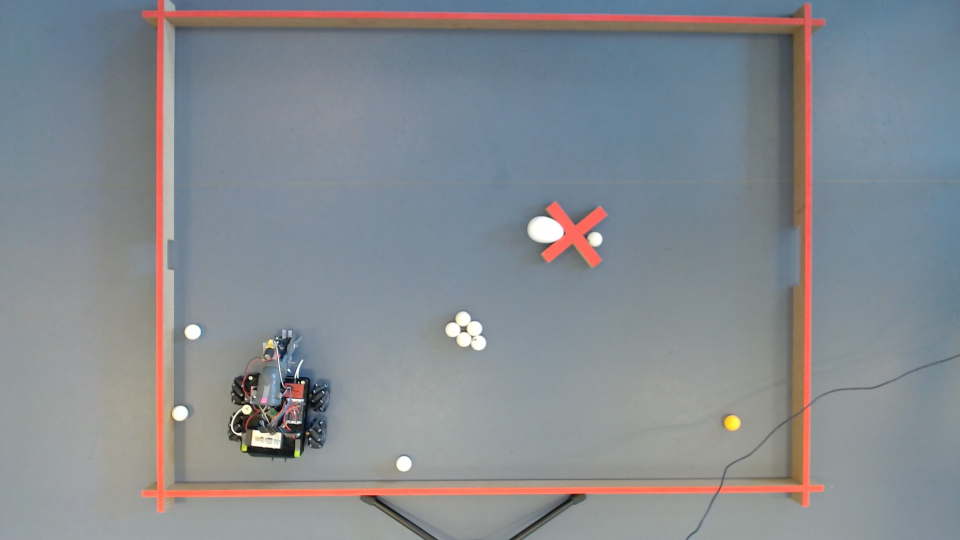
#> input picture ppArena/newcar/WIN_20240610_14_26_12_Pro.jpg, 1920 x 1080 px (shown at 1/2 size)
$ python -i utils.py   (imports and definitions only)
#> lines starting #> are read from the running program, lines starting #| are printed output that depends on the picture; after the words box and inside, x2 and y2 are one past the last pixel; in counts of white or black regions, pixels touching at a corner belong together
#> further down, picture is the input picture: shape (1080, 1920, 3); mean B, G, R 144.3, 138.7, 133.8
### ppArena/utils_balls.py
from calendar import c
import math
import os
from re import I
from secrets import randbelow
from tabnanny import verbose
from turtle import up
import cv2
from cv2 import GaussianBlur
import numpy as np
# from config import *
import random
import imutils
from imutils import paths
import argparse
from skimage import exposure
import json
# from utils import *
#from arena import perspectiveTransDyn


# [100 lines left out: functions circle_detection, save_balls, not called in this run]


def saveOrange_balls(balls, filename="orangeballs.json"):
    # balls = [(int(circle['center'][0]), int(circle['center'][1])) for circle in circles]
    with open(filename, 'w') as file:
        json.dump(balls, file, indent=4)

def saveWhite_balls(balls, filename="whiteballs.json"):
    # balls = [(int(circle['center'][0]), int(circle['center'][1])) for circle in circles]
    with open(filename, 'w') as file:
        json.dump(balls, file, indent=4)

def load_balls(filename="balls.json"):
    with open(filename, 'r') as file:
        balls = json.load(file)
    # Convert the list of lists back to a list of tuples
    return [tuple(center) for center in balls]

# [4 lines left out: function print_balls, not called in this run]

def save_Egg(egg, filename="egg.json"):
    with open(filename, 'w') as file:
        json.dump(egg, file, indent=4)


# Function to check if a point is within any detected orange region
def check_point_in_orange_region(contours):
    # print_balls("balls.json")

    # #To store balls in separate arrays
    # white_balls = []
    # orange_balls = []

    # Check each ball coordinate
    balls = load_balls("balls.json")
    for px, py in balls:
        point_in_orange_region = False
        for contour in contours:
            # Check if the point (px, py) is inside this contour
            dist = cv2.pointPolygonTest(contour, (px, py), False)
            if dist >= 0:
                # print(f"dist in pointPolygonTest is: {dist}.\n The point is ({px}, {py}). IN IF")
                point_in_orange_region = True
                break  # Exit the loop if the point is found in any contour
        # print(f"dist in pointPolygonTest is: {dist}.\n The point is ({px}, {py}). NOT IN IF")
        # print(f"dist {dist}")
    #     # if point_in_orange_region:
    #     #     print(f"The point ({px}, {py}) is within an orange region.")
    #     #     orange_balls.append((px, py))
    #     # else:
    #     #     print(f"The point ({px}, {py}) is not within any orange region.")
    #     #     white_balls.append((px, py))

    # saveOrange_balls(orange_balls)
    # saveWhite_balls(white_balls)

def egg_draw(image, x, y, w, h, area):
    # Load the ball coordinates
    balls = load_balls("balls.json")

    # Check if any ball coordinates are within the given area
    if is_ball_in_area(balls, x, y, w, h):
        return image  # Skip drawing the ellipse if a ball is found in the area

    # Calculate center coordinates
    center_coordinates = (x + w//2, y + h//2)

    # Define axes length
    axesLength = (w//2, h//2)

    # Ellipse parameters
    angle = 0
    startAngle = 0
    endAngle = 360

    # Draw the ellipse on the image
    image = cv2.ellipse(image, center_coordinates, axesLength,
                        angle, startAngle, endAngle, (0, 255, 0), 3)
    print(f"center_coordinates{center_coordinates}, axesLength{axesLength}, angle{angle}, startAngle{startAngle}, endAngle{endAngle}  ")
    # Create the dictionary
    egg = {
    "center_coordinates": center_coordinates,
    "axesLength": axesLength,
    "angle": angle,
    "startAngle": startAngle,
    "endAngle": endAngle
    }
    save_Egg(egg)

    # Put text 'Egg' near the detected egg
    cv2.putText(image, 'Egg', (center_coordinates[0] - 10, center_coordinates[1] - 10),
                cv2.FONT_HERSHEY_SIMPLEX, 0.5, (0, 255, 0), 1, cv2.LINE_AA)

    return image

def is_ball_in_area(balls, x, y, w, h):
    for (bx, by) in balls:
        if x <= bx <= x + w and y <= by <= y + h:
            return True
    return False

### ppArena/utils.py

from calendar import c
import math
import os
from re import I
from secrets import randbelow
from tabnanny import verbose
from turtle import up
import cv2
from cv2 import GaussianBlur
import numpy as np
# from config import *
import random
import imutils
from imutils import paths
import argparse
from skimage import exposure
import json
from utils_balls import *
#from arena import perspectiveTransDyn


# [277 lines left out: functions calibrateColors, calibrateColors2, getImage, square_draw, line_draw, not called in this run]


# def line_drawForPat(image, x, y, w, h, area):
#     # Green color in BGR
#     color = (0, 255, 0)

#     # Line thickness of 9 px
#     thickness = 9
#     newx_start=x+(w//2)
#     newy_start=y+(h//2)

#     start_point = (newx_start, newy_start)
#     # represents the top right corner of image
#     end_point = (newx_start+50, newy_start-175)
#     # Draw a diagonal green line with thickness of 9 px
#     image = cv2.line(image, start_point, end_point, color, thickness)


#     return image


# def car_draw(image, x, y, w, h, area):
#     # Start coordinate, here (x, y), represents the top left corner of rectangle
#     start_point = (x, y)

#     # End coordinate, here (x+w, y+h), represents the bottom right corner of rectangle
#     end_point = (x+w, y+h)

#     # Green color in BGR
#     color = (0, 255, 0)  # Using a standard green color; modify as needed

#     # Line thickness of 2 px
#     thickness = 2

#     # Using cv2.rectangle() method to draw a rectangle around the car
#     image = cv2.rectangle(image, start_point, end_point, color, thickness)

#     # Optionally, add text label if needed
#     cv2.putText(image, 'Car', (x, y - 10), cv2.FONT_HERSHEY_SIMPLEX, 0.5, color, thickness)

#     return image


#ORIGINAL
# def egg_draw(image, x, y, w, h, area):
#     #https://www.geeksforgeeks.org/python-opencv-cv2-ellipse-method/
#     # Calculate center coordinates
#     center_coordinates = (x + w//2, y + h//2)

#     # Define axes length
#     axesLength = (w//2, h//2)


#     # Ellipse parameters
#     angle = 0
#     startAngle = 0
#     endAngle = 360

#     # Draw the ellipse on the image
#     image = cv2.ellipse(image, center_coordinates, axesLength,
#                         angle, startAngle, endAngle, (0, 255, 0), 3)

#     # Put text 'Egg' near the detected egg
#     cv2.putText(image, 'Egg', (center_coordinates[0] - 10, center_coordinates[1] - 10),
#                 cv2.FONT_HERSHEY_SIMPLEX, 0.5, (0, 255, 0), 1, cv2.LINE_AA)
#     return image

# def egg_draw(image, x, y, w, h, area):
#     # Load the ball coordinates
#     balls = load_balls(filename)

#     # Check if any ball coordinates are within the given area
#     if is_ball_in_area(balls, x, y, w, h):
#         return image  # Skip drawing the ellipse if a ball is found in the area

#     # Calculate center coordinates
#     center_coordinates = (x + w//2, y + h//2)

#     # Define axes length
#     axesLength = (w//2, h//2)

#     # Ellipse parameters
#     angle = 0
#     startAngle = 0
#     endAngle = 360

#     # Draw the ellipse on the image
#     image = cv2.ellipse(image, center_coordinates, axesLength,
#                         angle, startAngle, endAngle, (0, 255, 0), 3)

#     # Put text 'Egg' near the detected egg
#     cv2.putText(image, 'Egg', (center_coordinates[0] - 10, center_coordinates[1] - 10),
#                 cv2.FONT_HERSHEY_SIMPLEX, 0.5, (0, 255, 0), 1, cv2.LINE_AA)

#     return image

# def is_ball_in_area(balls, x, y, w, h):
#     for (bx, by) in balls:
#         if x <= bx <= x + w and y <= by <= y + h:
#             return True
#     return False


# ##Maybe "parse" the egg up in two circles. a small and a big one THIS IS NOT IN USE
# def egg_detection(image):
#     # Convert to grayscale
#     gray = cv2.cvtColor(image, cv2.COLOR_BGR2GRAY)
#     # Apply a blur
#     """
#     *Parameter one, gray, is the source image converted to grayscale.
#     Making the algorithms that operate on the image computationally less intensive.
#     **Parameter two and three is the kernel size. Which determines the width and height of the Gaussian filter.
#     A kernel size of (9, 9) means that the filter window is 9 pixels by 9 pixels.
#     The larger the kernel, the stronger the blur effect.

#     ***The standard deviation in the X and Y directions; when set to 0, it is calculated from the kernel size.
#     A higher value for standard deviation means more blur.
#     """
#     gray_blurred = cv2.GaussianBlur(gray, (9, 9), 0)


#     # Perform Hough Circle Transform (Detect circles)
#     """
#     *cv2.HOUGH_GRADIENT, this method is the only one available for circle detection in OpenCV and uses the gradient information of the image.

#     **dp=1 means the accumulator has the same resolution as the input image.
#     If dp is greater, the accumulator resolution is reduced, and vice versa.

#     ***minDist=40: The minimum distance between the centers of detected circles.

#     ****param1=50: The higher threshold of the two passed to the Canny edge detector (the lower one is half of this). It's used in the edge detection stage.
#     *****param2=30: The accumulator threshold for the circle centers at the detection stage.
#     The smaller it is, the more false circles may be detected. Circles with an accumulator value above this threshold are returned.
#     ******minRadius=1 and maxRadius=40: The minimum and maximum radius of the circles to be detected.
#     """
#     circles = cv2.HoughCircles(gray_blurred, cv2.HOUGH_GRADIENT, dp=1, minDist=40,
#                                param1=50, param2=30, minRadius=25, maxRadius=30)
#   ##
#      # Filter out the circles that correspond to the egg
#     if circles is not None:
#         circles = np.uint16(np.around(circles))
#         for i in circles[0, :]:
#             x, y, r = i[0], i[1], i[2]  # x, y center and radius of circle

#             # Draw the outer circle
#             cv2.circle(image, (x, y), r, (0, 255, 0), 2)
#             print(f"The center of the circle is at (x={x}, y={y}) and radius is r={r}") #eggs radius is 27
#             ##y axis from 225 to 257
#             # Draw the center of the circle
#             cv2.circle(image, (x, y), 2, (0, 0, 0), 2)
#             ####Detection of egg is not properly configured when is laying in different angles...
#             center_coordinates = (x,y+10)
#             axesLength = (30,45)
#             # axesLength = (34,58)
#             angle = 0
#             startAngle = 0
#             endAngle = 360

#             image = cv2.ellipse(image, center_coordinates, axesLength,
#             angle, startAngle, endAngle, (0, 255, 0), 3)

#             # Put text 'Egg' near the detected egg
#             cv2.putText(image, 'Egg', (x - r, y - r),
#                         cv2.FONT_HERSHEY_SIMPLEX, 0.5, (0, 255, 0), 1, cv2.LINE_AA)
#     # Display the result
#     # cv2.imshow('Detected eggs', image)

#     # return image


#TRUE
def detect_ball_colors(image):
    #https://www.geeksforgeeks.org/multiple-color-detection-in-real-time-using-python-opencv/
    #https://colorpicker.me/#ffffff
    # https://colorizer.org/
  # Capturing video through webcam
 #  webcam = cv2.VideoCapture(0)

 # Start a while loop
 #while(1):

    # Reading the video from the
    # webcam in image frames
    # _, imageFrame = webcam.read()

    # Convert the imageFrame in
    # BGR(RGB color space) to
    # HSV(hue-saturation-value)
    # color space
    hsvFrame = cv2.cvtColor(image, cv2.COLOR_BGR2HSV)
#> hsvFrame: shape (1080, 1920, 3); mean H, S, V 86.5, 41.2, 151.8

    # Set range for red color and
    # define mask
    red_lower = np.array([0, 113, 180], np.uint8) #HSV   0, 113, 180 # 6, 128, 244
    red_upper = np.array([9, 255, 255], np.uint8) #HSV  9, 255, 255 # 10, 163, 255
    red_mask = cv2.inRange(hsvFrame, red_lower, red_upper)
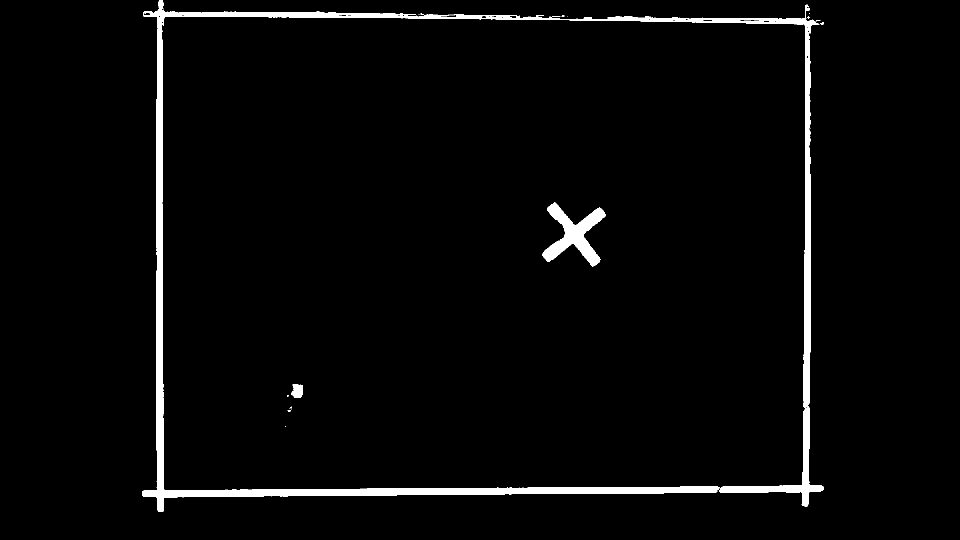
#> red_mask: shape (1080, 1920) (shown at 1/2 size); 2.9% white; 29 white regions (23 under 20 px), largest, box (x1, y1, x2, y2) and area: (284, 0, 1647, 1024) 52129, (1085, 405, 1212, 533) 6295, (583, 769, 606, 796) 492, (1104, 32, 1121, 34) 29, (1641, 45, 1648, 50) 25, (1072, 30, 1088, 33) 23

    orange_lower = np.array([11, 121, 215], np.uint8) #HSV
    orange_upper = np.array([65, 230, 255], np.uint8) #HSV 65, 211, 255
    orange_mask = cv2.inRange(hsvFrame, orange_lower, orange_upper)
#> orange_mask: shape (1080, 1920); 0.04% white; 4 white regions, box (x1, y1, x2, y2) and area: (1450, 832, 1479, 861) 665, (590, 903, 599, 913) 76, (485, 894, 492, 901) 39, (537, 687, 544, 694) 32

    """
    Attempt on the picture ending with 59, with both higher and lower values at the same time
    BEST SO FAR
    """
    #ORIGINAL
    white_lower = np.array([ 0, 0, 209], np.uint8) #HSV 6, 0, 191
    white_upper = np.array([100, 75, 255], np.uint8) #HSV 179, 42, 255
    white_mask = cv2.inRange(hsvFrame, white_lower, white_upper)
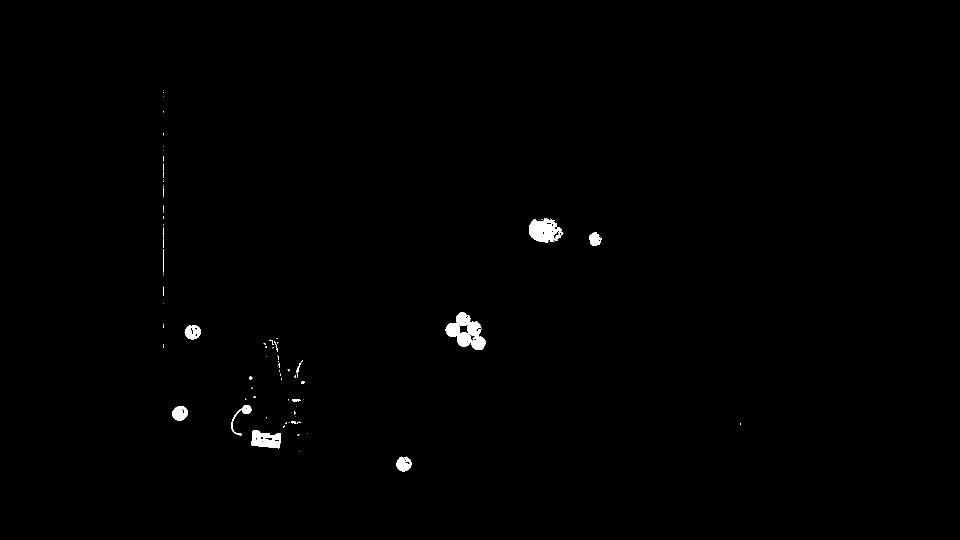
#> white_mask: shape (1080, 1920) (shown at 1/2 size); 0.51% white; 93 white regions (75 under 20 px), largest, box (x1, y1, x2, y2) and area: (891, 624, 972, 700) 3121, (1058, 436, 1127, 485) 2258, (503, 860, 562, 897) 1477

    """
    Attempt on the picture ending with 46
    """
    blue_lower = np.array([95, 66, 141], np.uint8) #HSV
    blue_upper = np.array([113, 150, 205], np.uint8) #HSV
    blue_mask = cv2.inRange(hsvFrame, blue_lower, blue_upper)
#> blue_mask: shape (1080, 1920); 11.1% white; 284 white regions (219 under 20 px), largest, box (x1, y1, x2, y2) and area: (936, 80, 1478, 362) 100769, (611, 0, 1920, 358) 79049, (0, 0, 299, 176) 25293

    # Set range for pink color and
    # define mask
    pink_lower = np.array([154,  62,  80], np.uint8) #HSV
    pink_upper = np.array([169, 105, 255], np.uint8) #HSV
    pink_mask = cv2.inRange(hsvFrame, pink_lower, pink_upper)
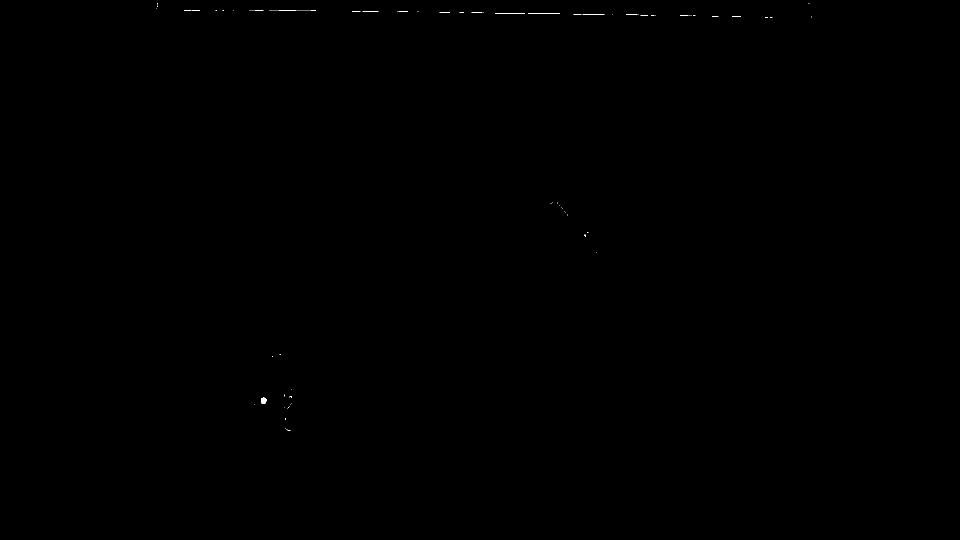
#> pink_mask: shape (1080, 1920) (shown at 1/2 size); 0.04% white in thin lines or dots, all inside (x1, y1, x2, y2) = (313, 6, 1623, 862)

    # Set range for green color and
    # define mask
    green_lower = np.array([72, 130, 187], np.uint8) #HSV   51,  87, 182
    green_upper = np.array([129, 241, 255], np.uint8) #HSV   89, 255 , 255
    green_mask = cv2.inRange(hsvFrame, green_lower, green_upper)
#> green_mask: shape (1080, 1920); every value is 0


    yellow_lower = np.array([20, 131, 199], np.uint8) #HSV  28,  82, 247   # 20,  40, 247 # 20, 131, 199
    yellow_upper = np.array([ 50, 202, 255], np.uint8) #HSV 46, 172, 255   #  27, 202, 255
    yellow_mask = cv2.inRange(hsvFrame, yellow_lower, yellow_upper)
#> yellow_mask: shape (1080, 1920); 0.03% white; 5 white regions (2 under 20 px), largest, box (x1, y1, x2, y2) and area: (1449, 832, 1478, 860) 444, (590, 903, 598, 913) 69, (484, 891, 493, 902) 62

    orange_detected = []
    # point_in_orange_region = False
    #px, py = 1302, 166


    ###########################################################

    # Morphological Transform, Dilation
    # for each color and bitwise_and operator
    # between imageFrame and mask determines
    # to detect only that particular color
    kernel = np.ones((5, 5), "uint8")

    # For red color
    red_mask = cv2.dilate(red_mask, kernel)
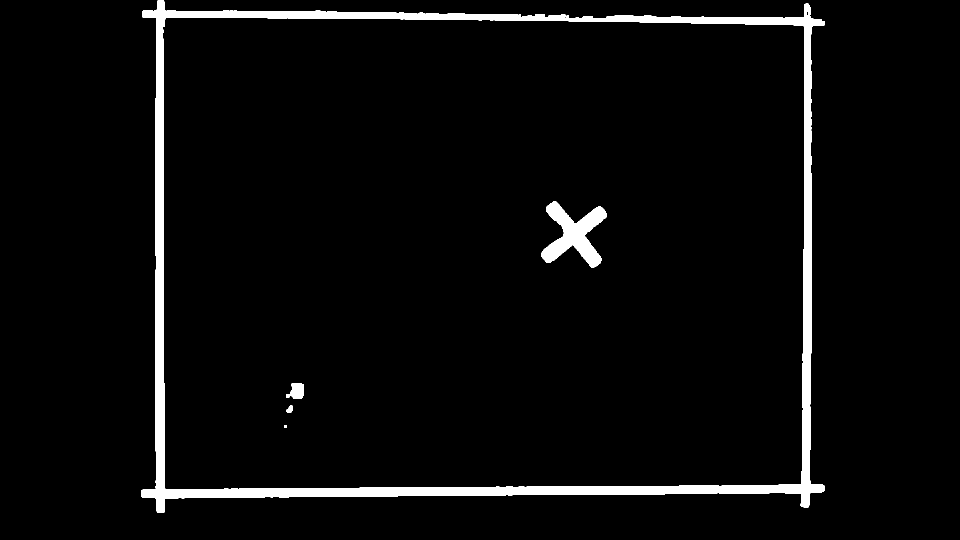
#> red_mask: shape (1080, 1920) (shown at 1/2 size); 4% white; 6 white regions, box (x1, y1, x2, y2) and area: (282, 0, 1650, 1026) 73348, (1083, 403, 1214, 535) 7897, (581, 767, 608, 798) 730, (573, 811, 585, 825) 124, (572, 788, 580, 795) 53, (568, 850, 574, 855) 30
    res_red = cv2.bitwise_and(image, image,
                              mask = red_mask)
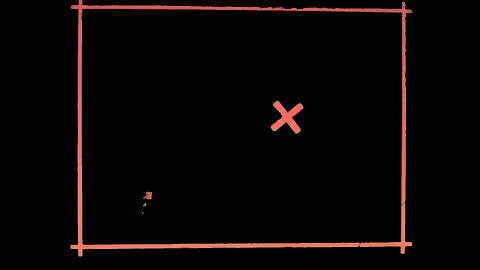
#> res_red: shape (1080, 1920, 3) (shown at 1/4 size); mean B, G, R 4, 4.5, 8.9

    # For orange color
    orange_mask = cv2.dilate(orange_mask, kernel)
#> orange_mask: shape (1080, 1920); 0.06% white; 4 white regions, box (x1, y1, x2, y2) and area: (1448, 830, 1481, 863) 922, (588, 901, 601, 915) 168, (483, 892, 494, 903) 112, (535, 685, 546, 696) 105
    res_orange = cv2.bitwise_and(image, image,
                                mask = orange_mask)

    # For white color
    # white_mask = cv2.dilate(white_mask, kernel)
    # res_white = cv2.bitwise_and(image, image,
    #                            mask = white_mask)

    # For blue color
    blue_mask = cv2.dilate(blue_mask, kernel)
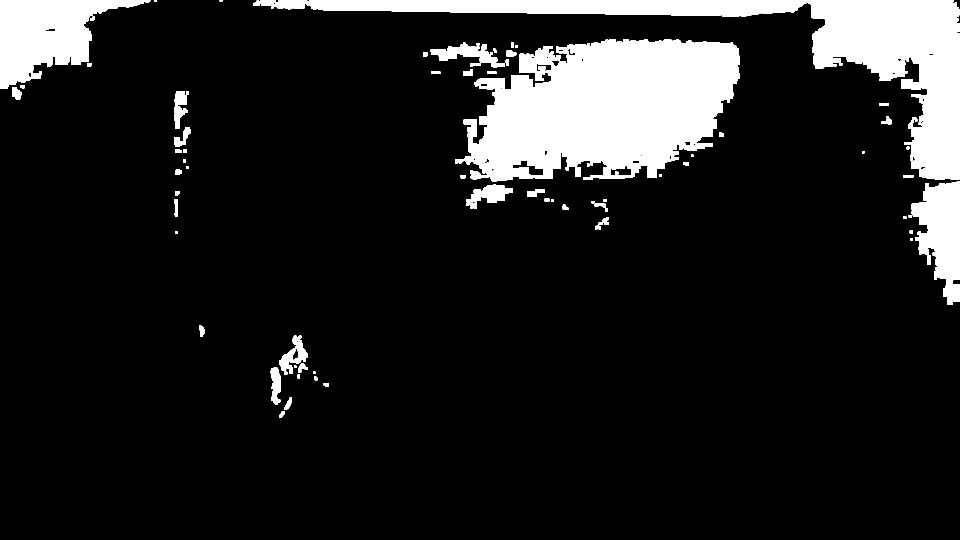
#> blue_mask: shape (1080, 1920) (shown at 1/2 size); 12.7% white; 74 white regions (1 under 20 px), largest, box (x1, y1, x2, y2) and area: (926, 78, 1480, 364) 116203, (506, 0, 1920, 360) 87341, (0, 0, 301, 178) 27626
    res_blue = cv2.bitwise_and(image, image,
                               mask = blue_mask)
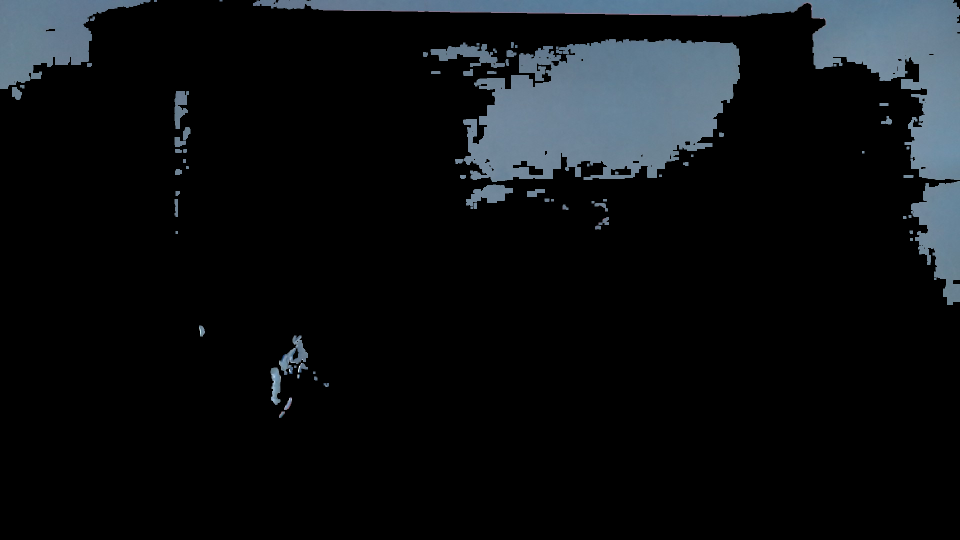
#> res_blue: shape (1080, 1920, 3) (shown at 1/2 size); mean B, G, R 19, 16.4, 13.4

    # For pink color
    pink_mask = cv2.dilate(pink_mask, kernel)
#> pink_mask: shape (1080, 1920); 0.23% white; 41 white regions, largest, box (x1, y1, x2, y2) and area: (536, 19, 634, 24) 490, (1054, 25, 1122, 30) 340, (1144, 26, 1211, 31) 335
    res_pink = cv2.bitwise_and(image, image,
                              mask = pink_mask)
#> (the rest of the program and of its run is left out)
